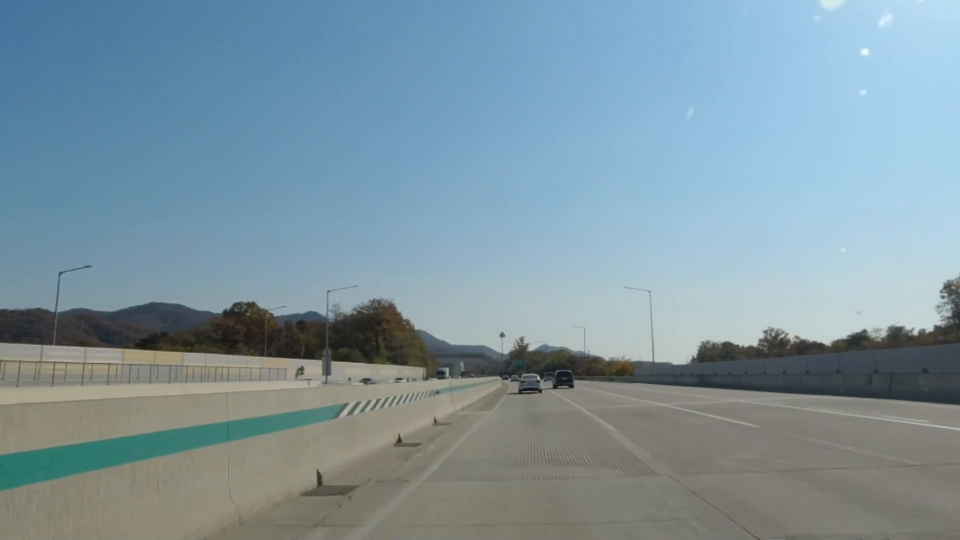
#> input picture frame 19 of d.mkv, 1920 x 1080 px (shown at 1/2 size)
$ python test2.py
#> lines starting #> are read from the running program, lines starting #| are printed output that depends on the picture; after the words box and inside, x2 and y2 are one past the last pixel; in counts of white or black regions, pixels touching at a corner belong together
#> further down, frame is the input picture: shape (1080, 1920, 3); mean B, G, R 160.5, 149.2, 126.2
import cv2
import numpy as np

def filter_white_yellow(image):
    hsv = cv2.cvtColor(image, cv2.COLOR_BGR2HSV)
#> hsv: shape (1080, 1920, 3); mean H, S, V 76.2, 64.4, 165.5

    # 흰색 범위 설정 및 마스크 생성
    lower_white = np.array([100, 100, 100], dtype=np.uint8)
    upper_white = np.array([255, 255, 255], dtype=np.uint8)
    white_mask = cv2.inRange(hsv, lower_white, upper_white)
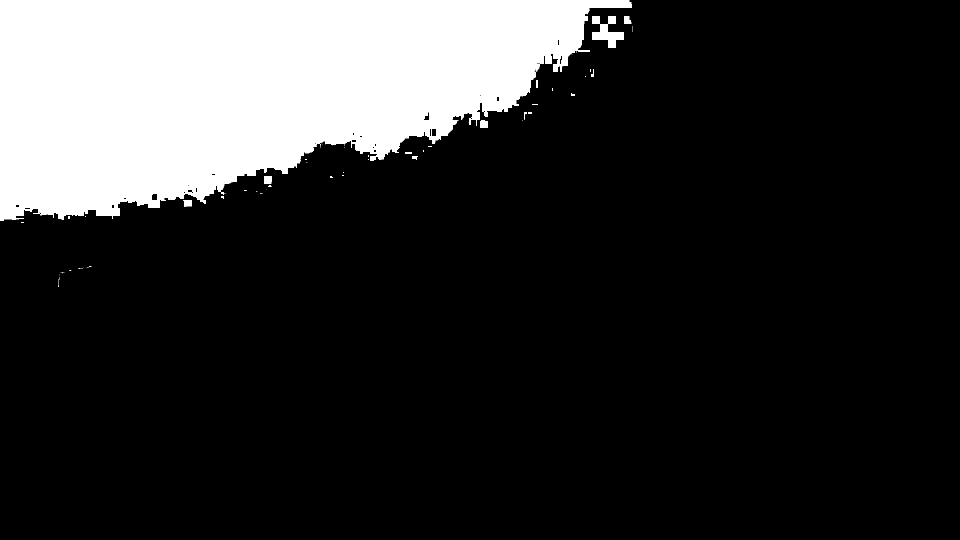
#> white_mask: shape (1080, 1920) (shown at 1/2 size); 18.4% white; 50 white regions (31 under 20 px), largest, box (x1, y1, x2, y2) and area: (0, 0, 1264, 442) 377192, (1184, 32, 1248, 96) 2048, (528, 352, 544, 368) 252

    # 노란색 범위 설정 및 마스크 생성
    lower_yellow = np.array([0, 0, 0], dtype=np.uint8)
    upper_yellow = np.array([255, 255, 255], dtype=np.uint8)
    yellow_mask = cv2.inRange(hsv, lower_yellow, upper_yellow)
#> yellow_mask: shape (1080, 1920); every value is 255

    # 흰색 및 노란색 마스크 합성
    combined_mask = cv2.bitwise_or(white_mask, yellow_mask)

    # 원본 이미지에 마스크 적용
    result = cv2.bitwise_and(image, image, mask=combined_mask)

    return result

# 웹캠에서 영상 가져오기
cap = cv2.VideoCapture('d.mkv')

while cap.isOpened():
    ret, frame = cap.read()

    if ret:
        # 흰색 및 노란색 필터링
        filtered_image = filter_white_yellow(frame)

        # 그레이스케일 변환
        gray_image = cv2.cvtColor(filtered_image, cv2.COLOR_BGR2GRAY)
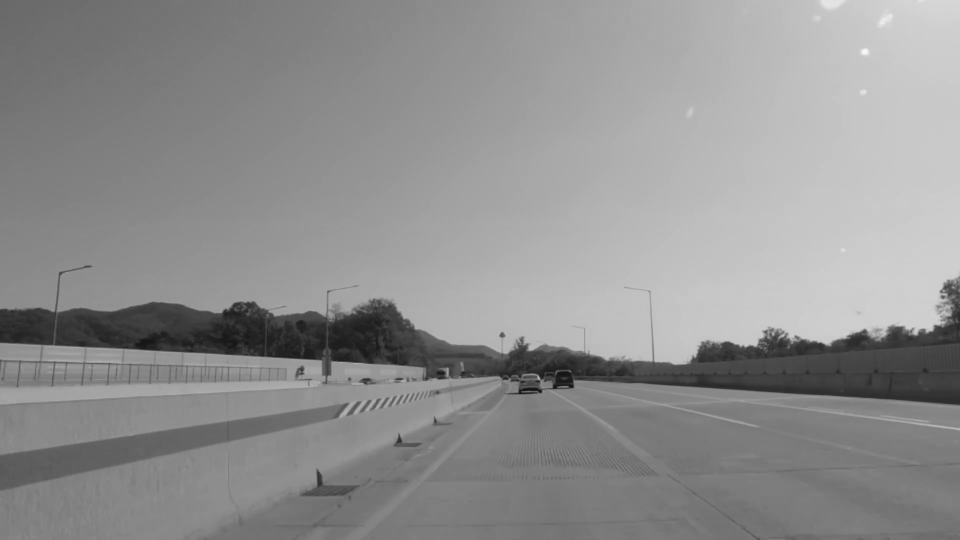
#> gray_image: shape (1080, 1920) (shown at 1/2 size); min 14, max 249, mean 143.6

        # Canny Edge Detection으로 엣지 추출
        canny_image = cv2.Canny(gray_image, 50, 150)
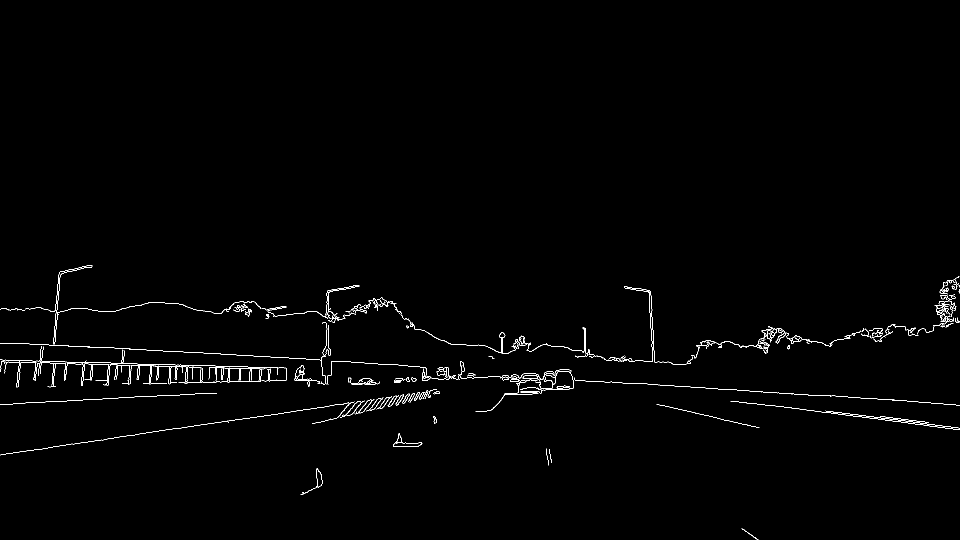
#> canny_image: shape (1080, 1920) (shown at 1/2 size); 0.85% white in thin lines or dots, all inside (x1, y1, x2, y2) = (0, 531, 1920, 1080)

        # 영상 창 크기를 비율을 유지하면서 세로 500으로 설정
        height, width = canny_image.shape[:2]
#> height = 1080; width = 1920
        ratio = 500 / height
#> ratio = 0.463
        dimension = (int(width * ratio), 500)
#> dimension = (888, 500)
        resized_image = cv2.resize(canny_image, dimension, interpolation = cv2.INTER_AREA)
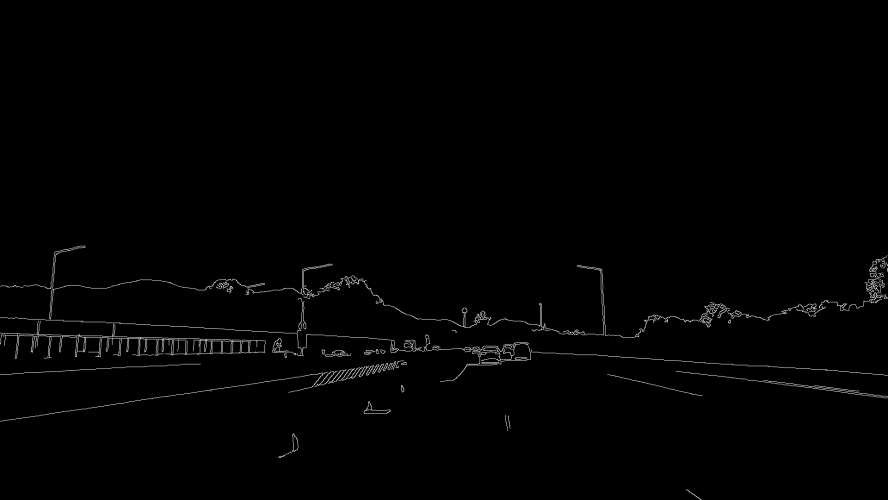
#> resized_image: shape (500, 888); min 0, max 222, mean 2.2

        cv2.imshow('Processed Result', resized_image)

        # 키보드 'q' 키를 누르면 종료
        if cv2.waitKey(1) & 0xFF == ord('q'):
#> (key q is pressed here)
            break
    else:
        break

cap.release()
cv2.destroyAllWindows()
#> (the run stopped early here; a loop or call above may not have finished)

$ run again, starting later in the video
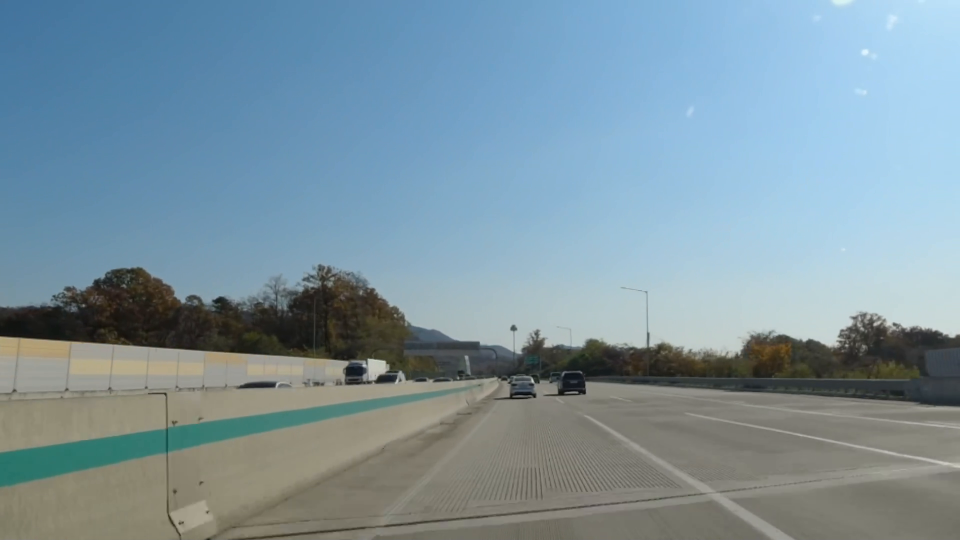
#> input picture frame 85 of d.mkv, 1920 x 1080 px (shown at 1/2 size)
#> frame is the input picture: shape (1080, 1920, 3); mean B, G, R 159.2, 147.7, 124.5
#> hsv: shape (1080, 1920, 3); mean H, S, V 73.6, 68, 165.2
#> in filter_white_yellow, `white_mask = cv2.inRange(hsv, lower_white, upper_white)`:
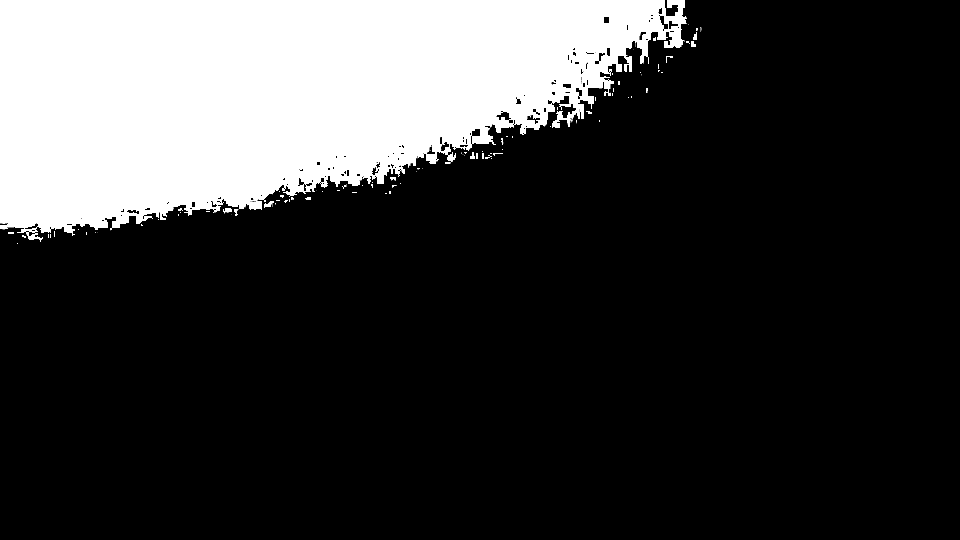
#> white_mask: shape (1080, 1920) (shown at 1/2 size); 22% white; 90 white regions (57 under 20 px), largest, box (x1, y1, x2, y2) and area: (0, 0, 1374, 484) 454029, (528, 402, 548, 416) 154, (446, 416, 464, 426) 135
#> yellow_mask: shape (1080, 1920); every value is 255
#> canny_image: shape (1080, 1920); 1.3% white in thin lines or dots, all inside (x1, y1, x2, y2) = (0, 528, 1920, 1080)
#> `resized_image = cv2.resize(canny_image, dimension, interpolation = cv2..`:
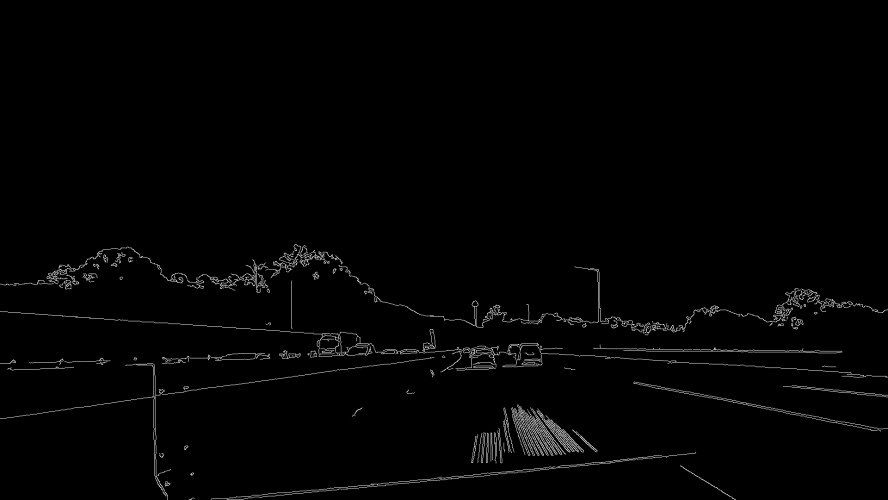
#> resized_image: shape (500, 888); min 0, max 223, mean 3.2

$ run again, starting later in the video
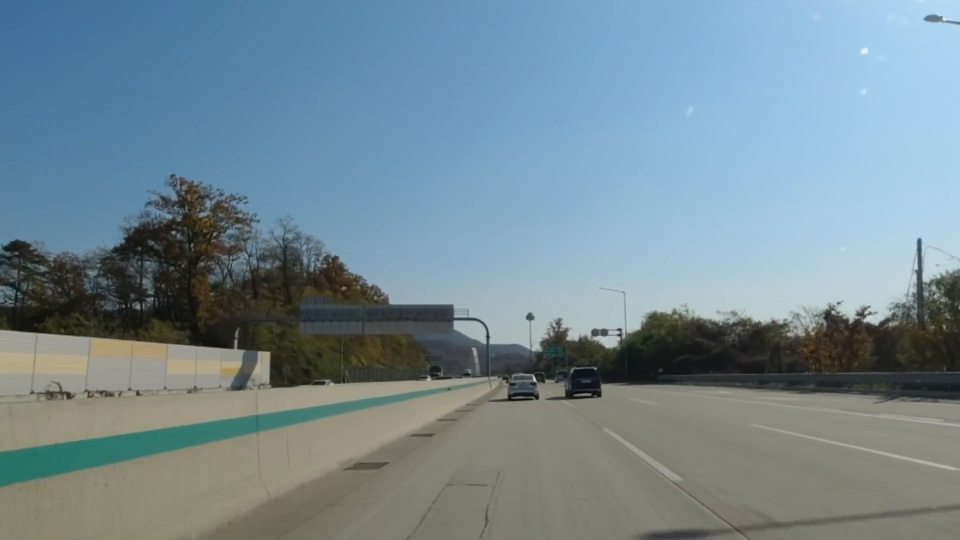
#> input picture frame 152 of d.mkv, 1920 x 1080 px (shown at 1/2 size)
#> frame is the input picture: shape (1080, 1920, 3); mean B, G, R 148.2, 137.8, 116
#> hsv: shape (1080, 1920, 3); mean H, S, V 72.4, 69.4, 154.6
#> in filter_white_yellow, `white_mask = cv2.inRange(hsv, lower_white, upper_white)`:
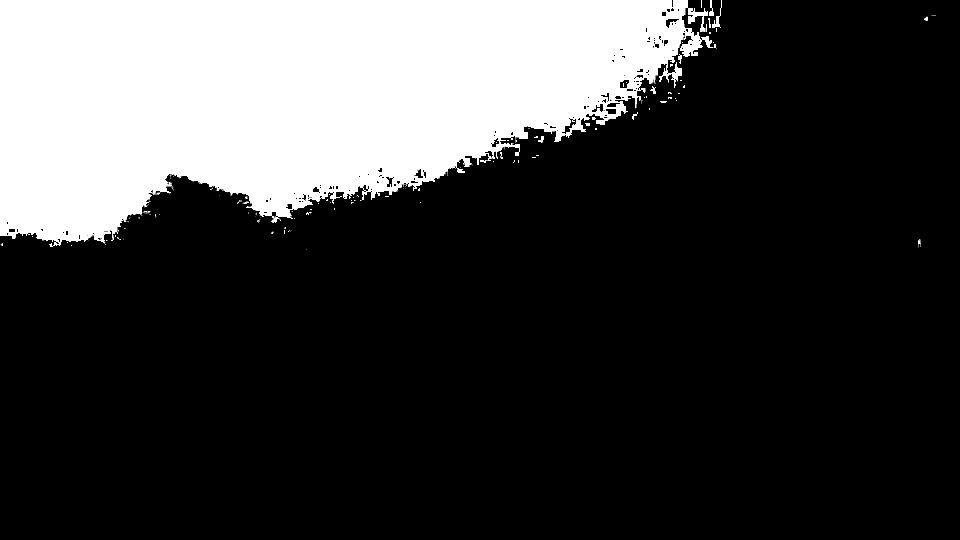
#> white_mask: shape (1080, 1920) (shown at 1/2 size); 23.6% white; 130 white regions (101 under 20 px), largest, box (x1, y1, x2, y2) and area: (0, 0, 1434, 494) 486760, (1424, 0, 1444, 56) 292, (1418, 0, 1428, 32) 168
#> yellow_mask: shape (1080, 1920); every value is 255
#> canny_image: shape (1080, 1920); 1.6% white in thin lines or dots
#> `resized_image = cv2.resize(canny_image, dimension, interpolation = cv2..`:
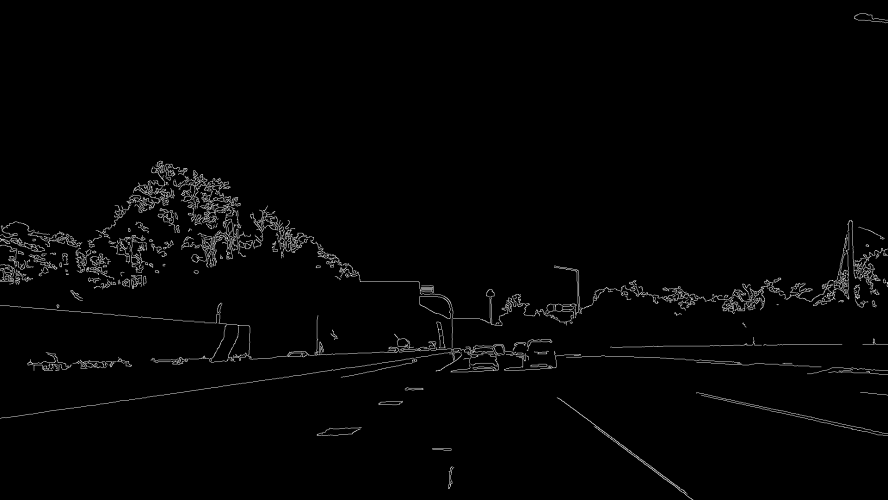
#> resized_image: shape (500, 888); min 0, max 237, mean 4
